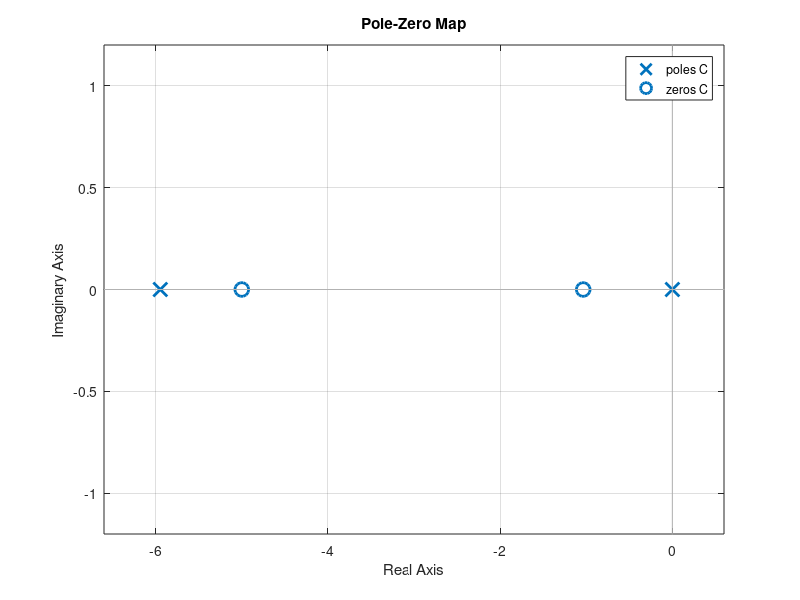
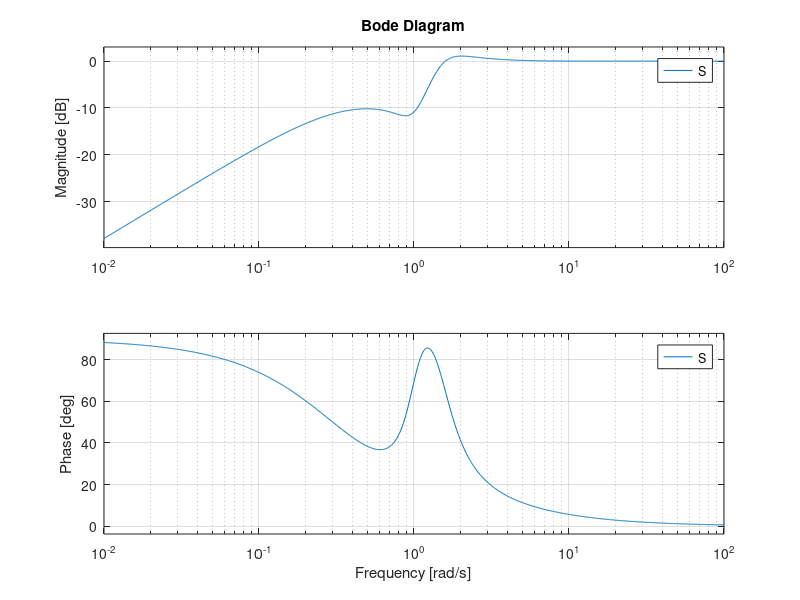
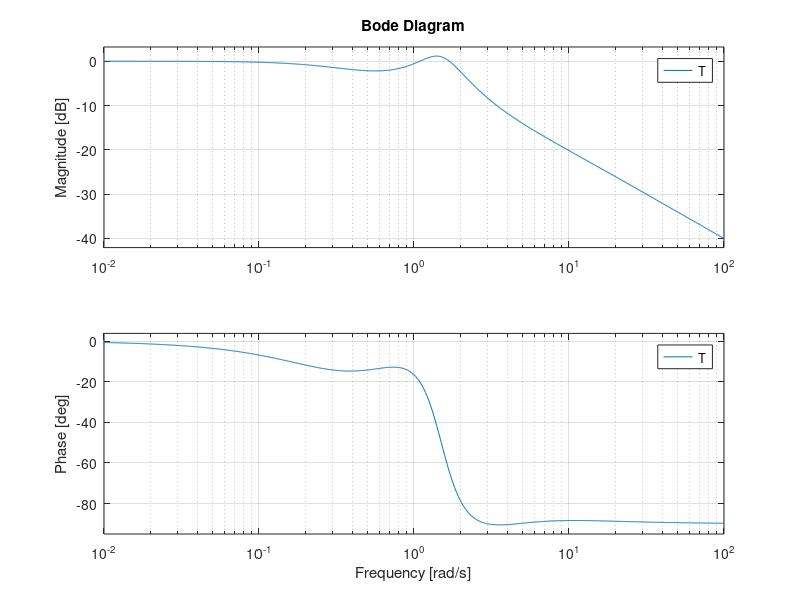
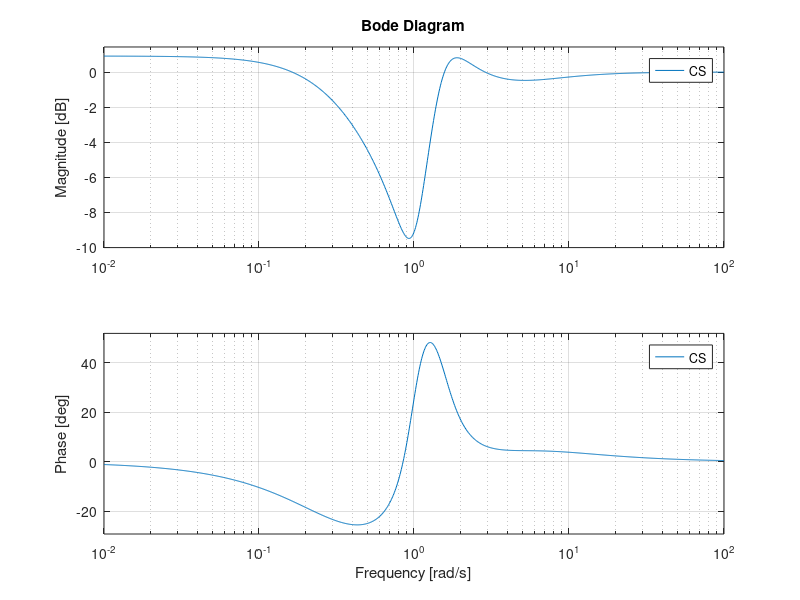

Reproduce these figures in MATLAB, in order.

close all


kP = 4.43835153116722
kI = 4.44585214018421
kD = 0.113035926291012


N = 5.94701634168054
tau = 1/N


P  = tf([1 0.9],[1 0.5 1])
% pzmap(P)
% grid on

C= 1*tf([1 (kI*tau+kP)/(kP*tau+kD) kI/(kP*tau+kD)],[1 1/tau 0])
pzmap(C)
grid on

G = P*C

%S sensitivity
S = 1/(1+G)
figure
bode(S)
grid on

%T complementary sensitivity (tracking)
T = G*S
figure
bode(T)
grid on

%CS control sensitivity
CS = C*S
figure
bode(CS)
grid on

%PS load sensitivity
PS = P*S
figure
bode(PS)
grid on


close all

bode(S,T,CS,PS)
grid on
title('GoF: PID Numerical Tuning Design')

























